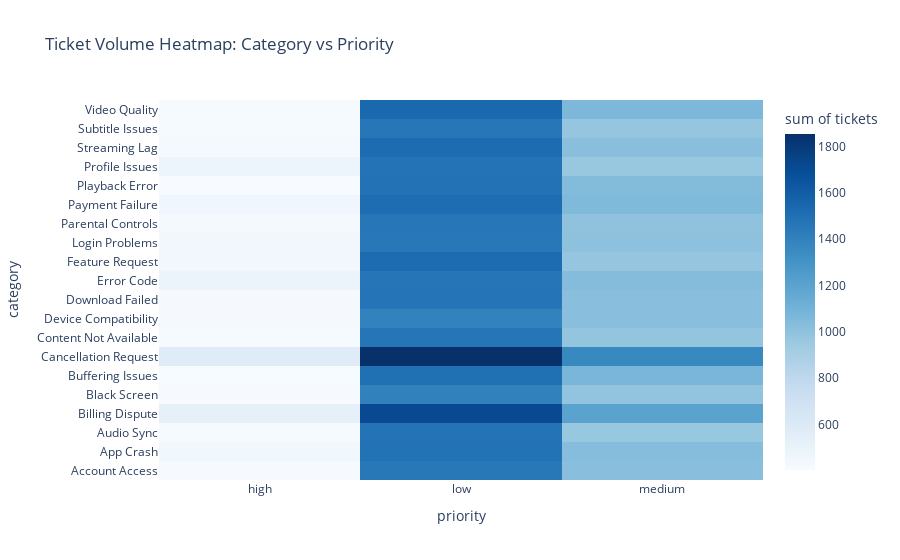

The code cell stored with this chart in its notebook:
### Code cell
#Category × Priority Heatmap
heatmap_data = (
    support_tickets
    .groupby(["category", "priority"])
    .size()
    .reset_index(name="tickets")
)

fig = px.density_heatmap(
    heatmap_data,
    x="priority",
    y="category",
    z="tickets",
    color_continuous_scale="Blues",
    title="Ticket Volume Heatmap: Category vs Priority"
)

fig.show()

### Figure 1 — Plotly figure (JSON) as saved in the notebook; plotly's stock layout.template omitted (floating-point values rounded to 4 significant figures)
{"data": [{"coloraxis": "coloraxis", "histfunc": "sum", "hovertemplate": "priority=%{x}<br>category=%{y}<br>sum of tickets=%{z}<extra></extra>", "name": "", "type": "histogram2d", "x": ["high", "low", "medium", "high", "low", "medium", "high", "low", "medium", "high", "low", "medium", "high", "low", "medium", "high", "low", "medium", "high", "low", "medium", "high", "low", "medium", "high", "low", "medium", "high", "low", "medium", "high", "low", "medium", "high", "low", "medium", "high", "low", "medium", "high", "low", "medium", "high", "low", "medium", "high", "low", "medium", "high", "low", "medium", "high", "low", "medium", "high", "low", "medium", "high", "low", "medium"], "xaxis": "x", "xbingroup": "x", "y": ["Account Access", "Account Access", "Account Access", "App Crash", "App Crash", "App Crash", "Audio Sync", "Audio Sync", "Audio Sync", "Billing Dispute", "Billing Dispute", "Billing Dispute", "Black Screen", "Black Screen", "Black Screen", "Buffering Issues", "Buffering Issues", "Buffering Issues", "Cancellation Request", "Cancellation Request", "Cancellation Request", "Content Not Available", "Content Not Available", "Content Not Available", "Device Compatibility", "Device Compatibility", "Device Compatibility", "Download Failed", "Download Failed", "Download Failed", "Error Code", "Error Code", "Error Code", "Feature Request", "Feature Request", "Feature Request", "Login Problems", "Login Problems", "Login Problems", "Parental Controls", "Parental Controls", "Parental Controls", "Payment Failure", "Payment Failure", "Payment Failure", "Playback Error", "Playback Error", "Playback Error", "Profile Issues", "Profile Issues", "Profile Issues", "Streaming Lag", "Streaming Lag", "Streaming Lag", "Subtitle Issues", "Subtitle Issues", "Subtitle Issues", "Video Quality", "Video Quality", "Video Quality"], "yaxis": "y", "ybingroup": "y", "z": [411, 1456, 1024, 452, 1486, 1031, 416, 1480, 969, 533, 1716, 1203, 411, 1406, 986, 407, 1496, 1080, 579, 1855, 1359, 419, 1472, 983, 421, 1401, 1022, 421, 1473, 1023, 492, 1470, 1036, 444, 1522, 975, 449, 1455, 1005, 427, 1462, 998, 455, 1517, 1053, 403, 1489, 1045, 475, 1482, 969, 430, 1523, 1024, 417, 1457, 981, 414, 1545, 1064]}], "layout": {"coloraxis": {"colorbar": {"title": {"text": "sum of tickets"}}, "colorscale": [[0, "rgb(247,251,255)"], [0.125, "rgb(222,235,247)"], [0.25, "rgb(198,219,239)"], [0.375, "rgb(158,202,225)"], [0.5, "rgb(107,174,214)"], [0.625, "rgb(66,146,198)"], [0.75, "rgb(33,113,181)"], [0.875, "rgb(8,81,156)"], [1, "rgb(8,48,107)"]]}, "legend": {"tracegroupgap": 0}, "title": {"text": "Ticket Volume Heatmap: Category vs Priority"}, "xaxis": {"anchor": "y", "domain": [0, 1], "title": {"text": "priority"}}, "yaxis": {"anchor": "x", "domain": [0, 1], "title": {"text": "category"}}}}
